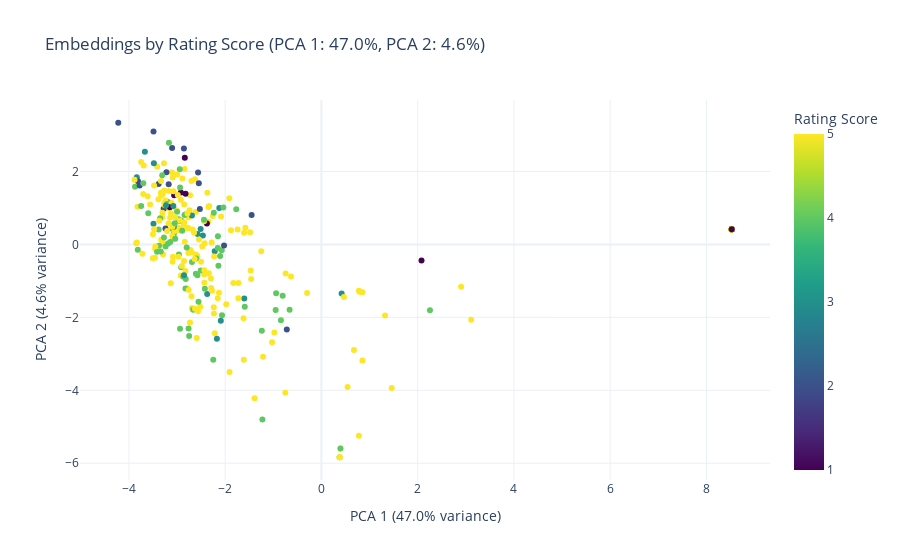
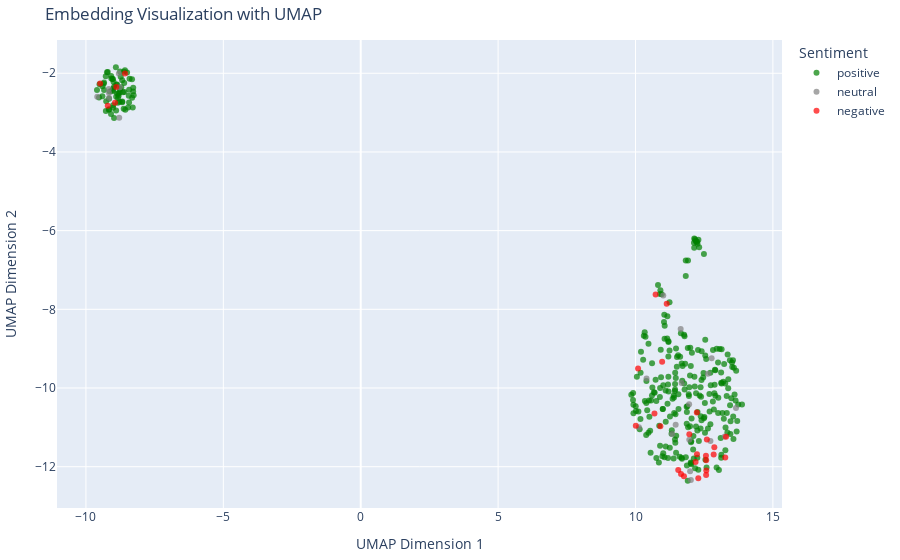

The notebook cell these images were saved under, in order:
### Markdown cell above
#### Analyze embeddings

### Code cell
from sklearn.decomposition import PCA

def visualizeEmbeddingsPCA(df):
    # Convert embeddings to a NumPy array
    embeddings = np.array(df['embedding'].tolist())
    ratings = df['rating_score']
    
    # Perform PCA for dimensionality reduction
    pca = PCA(n_components=2)
    reduced_embeddings = pca.fit_transform(embeddings)
    
    # Calculate variance explained by each component
    var_explained = pca.explained_variance_ratio_ * 100
    var1, var2 = var_explained
    
    # Prepare DataFrame for Plotly
    plot_df = pd.DataFrame({
        'PCA Component 1': reduced_embeddings[:, 0],
        'PCA Component 2': reduced_embeddings[:, 1],
        'Rating Score': ratings,
        'Review ID': df.get('review_id', range(len(df)))  # Optional identifier
    })
    
    # Create interactive scatter plot
    fig = px.scatter(
        plot_df,
        x='PCA Component 1',
        y='PCA Component 2',
        color='Rating Score',
        color_continuous_scale='Viridis',
        hover_data=['Review ID', 'Rating Score'],
        title=f'Embeddings by Rating Score (PCA 1: {var1:.1f}%, PCA 2: {var2:.1f}%)',
        labels={
            'PCA Component 1': f'PCA 1 ({var1:.1f}% variance)',
            'PCA Component 2': f'PCA 2 ({var2:.1f}% variance)',
            'Rating Score': 'Rating Score'
        }
    )
    
    # Enhance layout for clarity
    fig.update_layout(
        template='plotly_white',
        coloraxis_colorbar=dict(
            title='Rating Score',
            tickmode='linear'
        ),
        hovermode='closest'
    )
    
    fig.show()
    return reduced_embeddings

embeddings_pca = visualizeEmbeddingsPCA(reviews)

import umap.umap_ as umap

def visualizeEmbeddingsUMAP(df):
    embeddings = np.array(df['embedding'].tolist())
    sentiment_labels = df['sentiment_label']

    # Reduce dimensionality with UMAP
    reducer = umap.UMAP(n_neighbors=15, min_dist=0.1, n_components=2, random_state=42)
    reduced_embeddings = reducer.fit_transform(embeddings)

    # Create DataFrame for visualization
    viz_df = pd.DataFrame(reduced_embeddings, columns=['x', 'y'])
    viz_df['sentiment_label'] = sentiment_labels

    # Scatter plot with Plotly for interactive visualization
    fig = px.scatter(
        viz_df,
        x='x',
        y='y',
        color='sentiment_label',
        title='Embedding Visualization with UMAP',
        labels={'x': 'UMAP Dimension 1', 'y': 'UMAP Dimension 2'},
        color_discrete_map={'positive': 'green', 'neutral': 'gray', 'negative': 'red'},
        opacity=0.7
    )
    fig.update_layout(showlegend=True, legend=dict(title='Sentiment'), margin=dict(l=10, r=10, t=40, b=10))
    fig.show()

    return reduced_embeddings

embeddings_umap = visualizeEmbeddingsUMAP(reviews)

### Figure 1 — Plotly figure (JSON) as saved in the notebook; plotly's stock layout.template omitted (floating-point values rounded to 4 significant figures; data arrays with more than 128 entries replaced by an {"elided": "..."} marker saying what was removed)
{"data": [{"customdata": {"elided": "360x2 int values"}, "hovertemplate": "PCA 1 (47.0% variance)=%{x}<br>PCA 2 (4.6% variance)=%{y}<br>Review ID=%{customdata[0]}<br>Rating Score=%{marker.color}<extra></extra>", "legendgroup": "", "marker": {"color": {"elided": "360 int values"}, "coloraxis": "coloraxis", "symbol": "circle"}, "mode": "markers", "name": "", "orientation": "v", "showlegend": false, "type": "scatter", "x": {"elided": "360 float values"}, "xaxis": "x", "y": {"elided": "360 float values"}, "yaxis": "y"}], "layout": {"coloraxis": {"colorbar": {"tickmode": "linear", "title": {"text": "Rating Score"}}, "colorscale": [[0, "#440154"], [0.1111, "#482878"], [0.2222, "#3e4989"], [0.3333, "#31688e"], [0.4444, "#26828e"], [0.5556, "#1f9e89"], [0.6667, "#35b779"], [0.7778, "#6ece58"], [0.8889, "#b5de2b"], [1, "#fde725"]]}, "hovermode": "closest", "legend": {"tracegroupgap": 0}, "title": {"text": "Embeddings by Rating Score (PCA 1: 47.0%, PCA 2: 4.6%)"}, "xaxis": {"anchor": "y", "domain": [0, 1], "title": {"text": "PCA 1 (47.0% variance)"}}, "yaxis": {"anchor": "x", "domain": [0, 1], "title": {"text": "PCA 2 (4.6% variance)"}}}}

### Figure 2 — Plotly figure (JSON) as saved in the notebook; plotly's stock layout.template omitted (floating-point values rounded to 4 significant figures; data arrays with more than 128 entries replaced by an {"elided": "..."} marker saying what was removed)
{"data": [{"hovertemplate": "sentiment_label=positive<br>UMAP Dimension 1=%{x}<br>UMAP Dimension 2=%{y}<extra></extra>", "legendgroup": "positive", "marker": {"color": "green", "opacity": 0.7, "symbol": "circle"}, "mode": "markers", "name": "positive", "orientation": "v", "showlegend": true, "type": "scatter", "x": {"elided": "308 float values"}, "xaxis": "x", "y": {"elided": "308 float values"}, "yaxis": "y"}, {"hovertemplate": "sentiment_label=neutral<br>UMAP Dimension 1=%{x}<br>UMAP Dimension 2=%{y}<extra></extra>", "legendgroup": "neutral", "marker": {"color": "gray", "opacity": 0.7, "symbol": "circle"}, "mode": "markers", "name": "neutral", "orientation": "v", "showlegend": true, "type": "scatter", "x": [11.68, 11.99, 11.46, 11.33, 10.12, 13.66, 12.77, 12.02, 13.25, 10.4, 11.96, 12.73, 12.63, 11.95, 11.64, -8.765, 11.01, -9.158, -9.168, -9.159, -9.588, -8.802, -8.789], "xaxis": "x", "y": [-9.873, -12.11, -10.93, -11.17, -11.0, -10.51, -9.241, -12.34, -11.23, -9.759, -11.31, -11.35, -9.636, -10.42, -8.497, -2.355, -7.646, -2.626, -2.4, -2.502, -2.596, -2.007, -3.131], "yaxis": "y"}, {"hovertemplate": "sentiment_label=negative<br>UMAP Dimension 1=%{x}<br>UMAP Dimension 2=%{y}<extra></extra>", "legendgroup": "negative", "marker": {"color": "red", "opacity": 0.7, "symbol": "circle"}, "mode": "markers", "name": "negative", "orientation": "v", "showlegend": true, "type": "scatter", "x": [12.24, 12.58, 12.56, 12.23, 12.19, 10.91, 11.76, 13.27, 12.87, 12.57, 12.85, 11.56, 12.29, 10.69, 11.96, 12.57, 12.6, 10.09, 13.29, 10.97, 11.66, 10.01, 11.14, 10.73, -8.941, -8.895, -9.206, -9.483, -8.579], "xaxis": "x", "y": [-11.68, -12.09, -11.72, -10.62, -11.88, -10.97, -12.24, -11.76, -11.51, -12.21, -11.69, -12.08, -12.29, -10.65, -11.18, -11.84, -11.31, -9.502, -11.24, -9.331, -12.19, -10.96, -7.861, -7.62, -2.749, -2.346, -2.827, -2.263, -2.006], "yaxis": "y"}], "layout": {"legend": {"title": {"text": "Sentiment"}, "tracegroupgap": 0}, "margin": {"b": 10, "l": 10, "r": 10, "t": 40}, "showlegend": true, "title": {"text": "Embedding Visualization with UMAP"}, "xaxis": {"anchor": "y", "domain": [0, 1], "title": {"text": "UMAP Dimension 1"}}, "yaxis": {"anchor": "x", "domain": [0, 1], "title": {"text": "UMAP Dimension 2"}}}}
